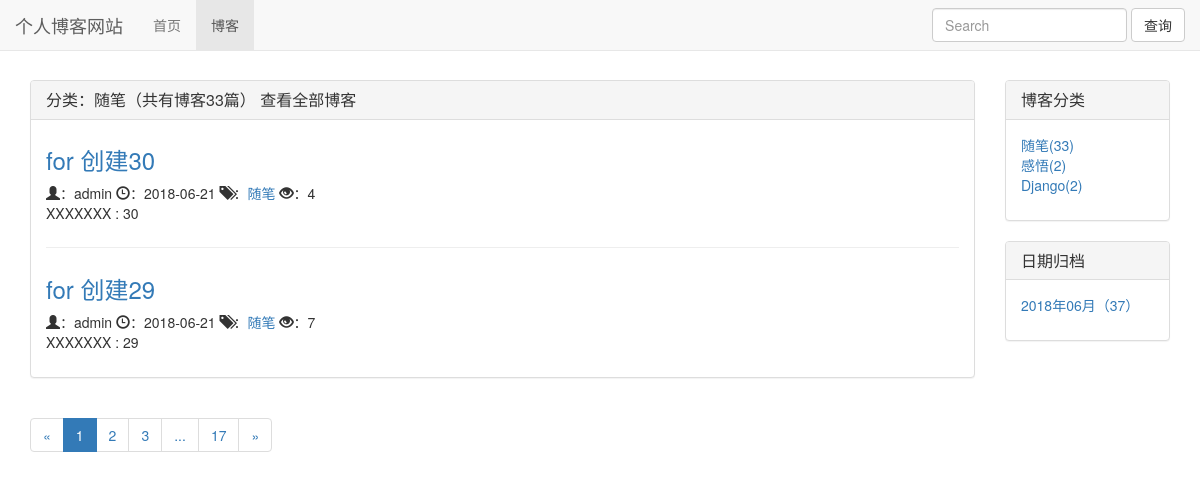
The page /blog/type/1 on the database its author committed.
### blog/models.py (models this page shows, shortened)
class BlogType(models.Model):
    typename = models.CharField(max_length=15)
    def __str__(self):
        return self.typename

class Blog(models.Model):
    tittle = models.CharField(max_length=50)
    blogtype = models.ForeignKey(BlogType,on_delete=models.DO_NOTHING)
    author = models.ForeignKey(User,on_delete=models.DO_NOTHING)
    content = RichTextUploadingField()
    readDetail = GenericRelation(ReadDetail)
    created_time = models.DateTimeField(auto_now_add=True)
    last_update_time = models.DateTimeField(auto_now=True)
    def get_read_num(self):
        try:
            ct = ContentType.objects.get_for_model(Blog)
            readnum = ReadNum.objects.get(content_type=ct, object_id=self.pk)
            return readnum.read_num
        except exceptions.ObjectDoesNotExist:
            return 0
    class Meta:
        ordering=['-created_time',]

### read_statistics/models.py (models this page shows)
class ReadNum(models.Model):
    read_num = models.IntegerField(default=0)
    content_type = models.ForeignKey(ContentType, on_delete=models.DO_NOTHING)
    object_id = models.PositiveIntegerField()
    content_object = GenericForeignKey('content_type', 'object_id')

### blog/views.py (the view)
# urls.py: path('type/<int:blog_type_pk>',views.blog_with_type,name='blog_with_type'),
def blog_with_type(request,blog_type_pk):
    blogtype = get_object_or_404(BlogType,pk=blog_type_pk)
    blog_all_list = Blog.objects.filter(blogtype=blogtype)
    context = blog_list_common_util(request,blog_all_list)
    context['blogtype'] = blogtype
    return  render(request,"blog/blog_with_type.html",context)

### templates/blog/blog_with_type.html (shortened to what this page needs)
{% extends 'blog/blog_list.html' %}
{% block blog_list_tittle %}
    分类：{{ blogtype.typename }}（共有博客{{ page_of_blog.paginator.count }}篇）
    <a href="{% url 'blog_list' %}">查看全部博客</a>
{% endblock %}

### templates/blog/blog_list.html (shortened to what this page needs)
{% extends 'base.html' %}
{% load staticfiles %}
{% block head_extand %}
    <link rel="stylesheet" href="{% static 'blog.css' %}">
{% endblock %}
{% block nav_blog_active %}active{% endblock %}
{% block content %}
    <div class="container">
        <div class="row">
            <div class="col-xs-12 col-sm-8 col-md-9 col-lg-10">
                <div class="panel panel-default">
                  <div class="panel-heading">
                    <h3 class="panel-title">{% block blog_list_tittle %}博客列表(共有博文{{ page_of_blog.paginator.count }}篇){% endblock %}</h3>
                  </div>
                  <div class="panel-body">
                        {% for blog in page_of_blog.object_list %}
                            <div class="blog">
                                <h3><a href="{% url 'blog_detail' blog.pk %}">{{ blog.tittle }}</a></h3>
                                <p class="blog-info">
                                  <span class="glyphicon glyphicon-user" aria-hidden="true"></span>：{{ blog.author }}
                                  <span class="glyphicon glyphicon-time" aria-hidden="true"></span>：{{ blog.created_time|date:"Y-m-d" }}
                                  <span class="glyphicon glyphicon-tags" aria-hidden="true"></span>：<a href="{% url 'blog_with_type' blog.blogtype.pk %}">{{ blog.blogtype }}</a>
                                  <span class="glyphicon glyphicon-eye-open" aria-hidden="true"></span>：{{ blog.get_read_num }}
                                </p>
                                <p>{{ blog.content|striptags|truncatechars_html:120 }}</p>
                            </div>
                        {% empty %}
                            <div class="blog">
                                <h3>暂无博客</h3>
                            </div>
                        {% endfor %}
                  </div>
                </div>
                <div>
                    <ul class="pagination">
                        <li>
                            {% if page_of_blog.has_previous %}
                                <a href="?page={{ page_of_blog.previous_page_number }}" aria-label="Previous">
                                    <span aria-hidden="true">&laquo;</span>
                                </a>
                            {% else %}
                                <span aria-hidden="true">&laquo;</span>
                            {% endif %}
                        </li>
                        {% for page_num in page_range %}
                            {% if page_num == page_of_blog.number %}
                                <li class="active"><a href="?page={{ page_num }}">{{ page_num }}</a></li>
                            {% else %}
                                {% if page_num == '...' %}
                                    <li><span>{{ page_num }}</span></li>
                                {% else %}
                                    <li><a href="?page={{ page_num }}">{{ page_num }}</a></li>
                                {% endif %}
                            {% endif %}
                        {% endfor %}
                        <li>
                         {% if page_of_blog.has_next %}
                                <a href="?page={{ page_of_blog.next_page_number }}" aria-label="Next">
                                    <span aria-hidden="true">&raquo;</span>
                                </a>
                            {% else %}
                                <span aria-hidden="true">&raquo;</span>
                            {% endif %}
                        </li>
                    </ul>
                </div>
            </div>
            <div class="hidden-xs col-sm-4 col-md-3 col-lg-2">
                <div class="panel panel-default">
                  <div class="panel-heading">
                    <h3 class="panel-title">博客分类</h3>
                  </div>
                  <div class="panel-body">
                        <ul class="blog_type">
                            {% for blogtype in blogtypes %}
                                <li><a href="{% url 'blog_with_type' blogtype.pk %}">{{ blogtype.typename }}({{ blogtype.blog_count }})</a></li>
                            {% empty %}
                                <p>-- 暂无分类 --</p>
                            {% endfor %}
                        </ul>
                  </div>
                </div>
                <div class="panel panel-default">
                  <div class="panel-heading">
                    <h3 class="panel-title">日期归档</h3>
                  </div>
                  <div class="panel-body">
                        <ul class="blog_type">
                            {% for blog_date,blog_count in blogs_with_date.items %}
                                <li><a href="{% url 'blog_with_date' blog_date.year blog_date.month %}">{{ blog_date|date:'Y年m月' }}（{{ blog_count }}）</a></li>
                            {% empty %}
                                <p>-- 暂无博客 --</p>
                            {% endfor %}
                        </ul>
                  </div>
                </div>
            </div>
        </div>
    </div>
{% endblock %}

### static/base.css (style rules this page uses)
* { margin: 0; padding: 0; }
body { margin-top: 80px!important; }

### static/blog.css (style rules this page uses)
ul.blog_type { list-style-type: none; }
div.blog:not(:last-child) { margin-bottom: 2em; padding-bottom: 1em; border-bottom: 1px solid #eeeeee; }
div.blog h3 { margin-top: 0.5em; }
div.blog p.blog-info { margin: 0; }

### rows shown on the page
BlogType: typename "随笔", blog_count "33"
Blog: tittle "for 创建30", author "admin", created_time "2018-06-21", blogtype "随笔", get_read_num "4", content "XXXXXXX : 30"
Blog: tittle "for 创建29", author "admin", created_time "2018-06-21", blogtype "随笔", get_read_num "7", content "XXXXXXX : 29"
BlogType: typename "感悟", blog_count "2"
BlogType: typename "Django", blog_count "2"

### other values the page prints
{{ page_of_blog.paginator.count }} "33"
{{ page_num }} "1"
{{ page_num }} "2" "3" "17"
{{ page_num }} "..."
{{ blog_date|date:'Y年m月' }} "2018年06月"
{{ blog_count }} "37"
